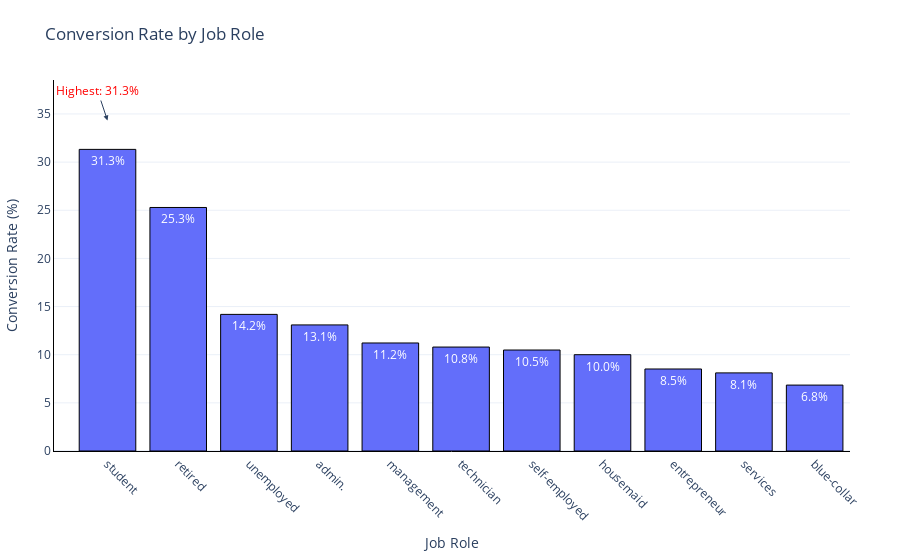

Notebook source saved alongside this figure:
### Markdown cell above
### Q2. Which Job Roles Have the Highest Subscription Rates?
**Analysis Process:**  
- **Grouping:** Aggregate data by job role.
- **Calculation:** Compute the conversion rate (percentage of “yes”) per job.
- **Visualization:** An interactive bar chart shows the rates with annotations highlighting top roles.

### Code cell
# -------------------------------
# Aggregating Data by Job Role
# -------------------------------
# For each job role, compute the total count and number of subscriptions ("yes")
job_stats = marketing_df.groupby('job', observed=True)['y'].agg(
    total='count',
    subscribed=lambda x: (x == 'yes').sum()
).reset_index()

# Compute conversion rate as a percentage for each job role
job_stats['conversion_rate'] = (job_stats['subscribed'] / job_stats['total']) * 100

# Sort the job roles by conversion rate for easier visualization
job_stats = job_stats.sort_values(by='conversion_rate', ascending=False)

# -------------------------------
# Creating an Interactive Bar Chart
# -------------------------------
# Plot the conversion rate for each job role using Plotly Express
fig = px.bar(
    job_stats,
    x='job',
    y='conversion_rate',
    title="Conversion Rate by Job Role",
    labels={'job': 'Job Role', 'conversion_rate': 'Conversion Rate (%)'},
    template="plotly_white",
    text=job_stats['conversion_rate'].apply(lambda x: f"{x:.1f}%")  # Annotate with conversion rate
)

# Update traces to add borders around each bar for better visual separation
fig.update_traces(marker_line_color='black', marker_line_width=1)

# Optionally, add annotations to highlight the top job roles.
# For instance, annotate the bar with the highest conversion rate.
top_job = job_stats.iloc[0]
fig.add_annotation(
    x=top_job['job'],
    y=top_job['conversion_rate'] + 3,  # Position annotation above the bar
    text=f"Highest: {top_job['conversion_rate']:.1f}%",
    showarrow=True,
    arrowhead=2,
    font=dict(color="red", size=12)
)

# Update layout for a clear visual presentation
fig.update_layout(
    xaxis=dict(title="Job Role", tickangle=45, showline=True, linecolor='black'),
    yaxis=dict(title="Conversion Rate (%)", showline=True, linecolor='black'),
    margin=dict(l=50, r=50, t=80, b=50)
)

# Display the interactive chart
fig.show()
#fig.write_html("./interactive_graphs/conversion_rate_job_role.html")

### Figure 1 — Plotly figure (JSON) as saved in the notebook; plotly's stock layout.template omitted (floating-point values rounded to 4 significant figures)
{"data": [{"alignmentgroup": "True", "hovertemplate": "Job Role=%{x}<br>Conversion Rate (%)=%{y}<br>text=%{text}<extra></extra>", "legendgroup": "", "marker": {"color": "#636efa", "line": {"color": "black", "width": 1}, "pattern": {"shape": ""}}, "name": "", "offsetgroup": "", "orientation": "v", "showlegend": false, "text": ["31.3%", "25.3%", "14.2%", "13.1%", "11.2%", "10.8%", "10.5%", "10.0%", "8.5%", "8.1%", "6.8%"], "textposition": "auto", "type": "bar", "x": ["student", "retired", "unemployed", "admin.", "management", "technician", "self-employed", "housemaid", "entrepreneur", "services", "blue-collar"], "xaxis": "x", "y": [31.32, 25.29, 14.19, 13.09, 11.22, 10.79, 10.49, 10, 8.516, 8.112, 6.846], "yaxis": "y"}], "layout": {"annotations": [{"arrowhead": 2, "font": {"color": "red", "size": 12}, "showarrow": true, "text": "Highest: 31.3%", "x": "student", "y": 34.32}], "barmode": "relative", "legend": {"tracegroupgap": 0}, "margin": {"b": 50, "l": 50, "r": 50, "t": 80}, "title": {"text": "Conversion Rate by Job Role"}, "xaxis": {"anchor": "y", "domain": [0, 1], "linecolor": "black", "showline": true, "tickangle": 45, "title": {"text": "Job Role"}}, "yaxis": {"anchor": "x", "domain": [0, 1], "linecolor": "black", "showline": true, "title": {"text": "Conversion Rate (%)"}}}}
